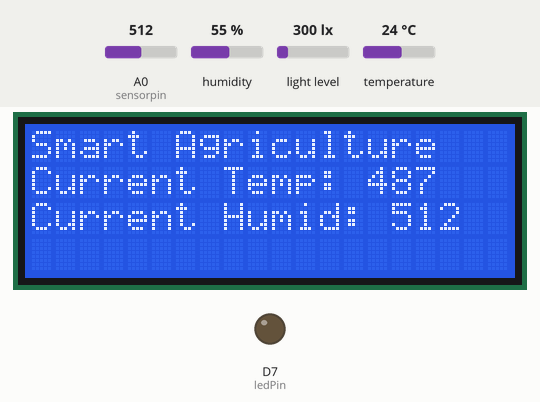
Bench run of a sketch on a simulated Arduino MKR. On the bench: 20×4 character LCD, output pins drawn as LEDs (lit = HIGH). Inputs (shaded band) come from the test bench; at power-on: A0 (sensorpin) = 512, humidity 55 %, light level 300 lx, temperature 24 °C. WiFi joins after 1.5 s; servers stay silent unless stated; no MQTT or app messages arrive unless stated; what the sketch prints to the serial monitor is not drawn.

Above: at 2.8 s.
2.9 s: A0 (sensorpin) set to 716
At 5.4 s:
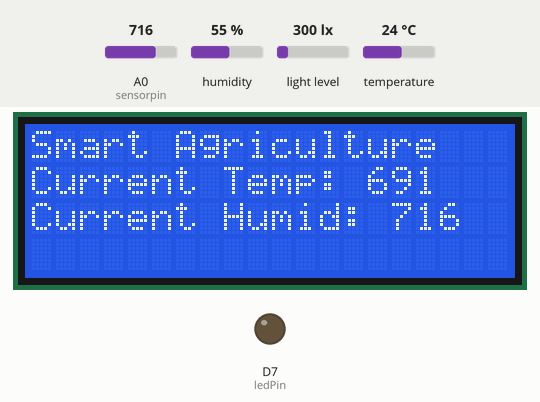
6.8 s: A0 (sensorpin) set to 992
At 8.5 s:
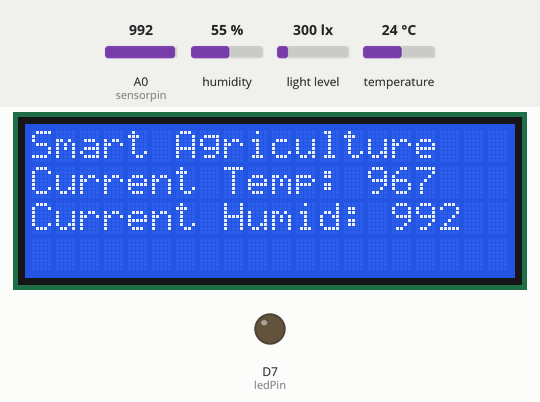
10.7 s: A0 (sensorpin) set to 306
At 11.7 s:
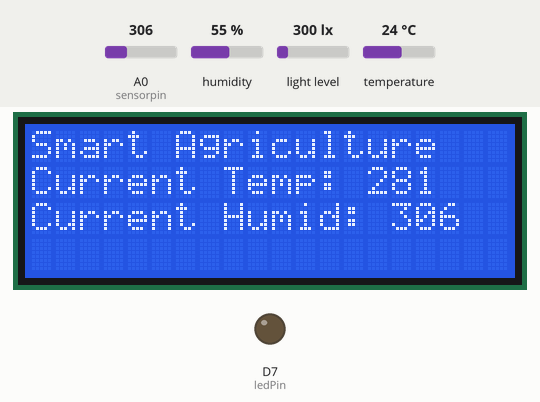
Timing chart, 0 to 13.7 s (numbered marks = the images above; inputs shaded):
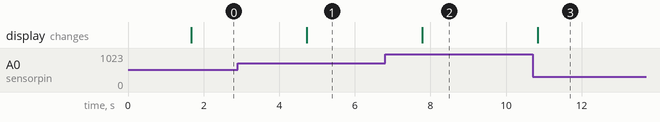

The sketch:

ArduinoMQTTRasp.ino
```cpp
#include <ArduinoMqttClient.h>
#include <WiFiNINA.h> // for MKR1000 change to: #include <WiFi101.h>
#include <DHT.h>
#include <BH1750.h>
#include <Wire.h>
#include <hd44780.h>
#include <hd44780ioClass/hd44780_I2Cexp.h>
hd44780_I2Cexp lcd;

#include "arduino_secrets.h"
///////please enter your sensitive data in the Secret tab/arduino_secrets.h
char ssid[] = SECRET_SSID;        // your network SSID (name)
char pass[] = SECRET_PASS;    // your network password (use for WPA, or use as key for WEP)
BH1750 lightMeter(0x6B);
float lux;
WiFiClient wifiClient;
MqttClient mqttClient(wifiClient);
const int LCD_COLS = 20;
const int LCD_ROWS = 4;
int sensorpin = A0;
int ledPin = 7;
int val = 0;

const char broker[] = "172.20.10.6";
int        port     = 1883;
const char topic[]  = "arduino/simple";

const long interval = 1000;
unsigned long previousMillis = 0;

int count = 0;

#define DHTPIN 2     // what pin we're connected to
#define DHTTYPE DHT22   // DHT 22  (AM2302)
DHT dht(DHTPIN, DHTTYPE);

unsigned long lastMillis = 0;

int lightVal;
float temperatureVal;
void setup() {
  //Initialize serial and wait for port to open:
  Serial.begin(9600);
  dht.begin();
  Wire.begin();
  lightMeter.begin();
  while (!Serial) {
    ; // wait for serial port to connect. Needed for native USB port only
  }
    pinMode(ledPin, OUTPUT);
  int status;
  status = lcd.begin(LCD_COLS, LCD_ROWS);

  // attempt to connect to Wifi network:
  Serial.print("Attempting to connect to WPA SSID: ");
  Serial.println(ssid);
  while (WiFi.begin(ssid, pass) != WL_CONNECTED) {
    // failed, retry
    Serial.print(".");
    delay(5000);
  }

  Serial.println("You're connected to the network");
  Serial.println(WiFi.localIP());

  // You can provide a unique client ID, if not set the library uses Arduino-millis()
  // Each client must have a unique client ID
  // mqttClient.setId("clientId");

  // You can provide a username and password for authentication
  // mqttClient.setUsernamePassword("username", "password");

  Serial.print("Attempting to connect to the MQTT broker: ");
  Serial.println(broker);

  if (!mqttClient.connect(broker, port)) {
    Serial.print("MQTT connection failed! Error code = ");
    Serial.println(mqttClient.connectError());

    while (1);
  }

  Serial.println("You're connected to the MQTT broker!");
  Serial.println();
}

void loop() {
  lcd.setCursor(0,0);
  lcd.print("Smart Agriculture");
  lcd.setCursor(0,1);

  val = analogRead(sensorpin);
  Serial.println(val);
  lcd.print("Current Temp: ");
  lcd.print(val-25);
  lcd.setCursor(0,2);
  lcd.print("Current Humid: ");
  lcd.print(val);

   lux = lightMeter.readLightLevel();
    //lightVal = analogRead(A4);
    temperatureVal = dht.readTemperature();
  // call poll() regularly to allow the library to send MQTT keep alives which
  // avoids being disconnected by the broker
  mqttClient.poll();

  // avoid having delays in loop, we'll use the strategy from BlinkWithoutDelay
  // see: File -> Examples -> 02.Digital -> BlinkWithoutDelay for more info
  unsigned long currentMillis = millis();

  if (currentMillis - previousMillis >= interval) {
    // save the last time a message was sent
    previousMillis = currentMillis;

    Serial.println("\nSending message to topic: ");
    Serial.println(topic);
    Serial.print("light:");
    Serial.print(val);
    Serial.print(", Temp: ");
    Serial.print(val-25);


    mqttClient.beginMessage(topic);
    mqttClient.print("light:");
    mqttClient.print(val);
    mqttClient.print(", Temp: ");
    mqttClient.print(val-25);
    mqttClient.endMessage();


  }
  delay(3000);
}
```

arduino_secrets.h
```cpp
// Fill in  your WiFi networks SSID and password
#define SECRET_SSID "wifiname"
#define SECRET_PASS "password"

// Fill in the hostname of your AWS IoT broker
#define SECRET_BROKER "Broker address here"

// Fill in the boards public certificate
const char SECRET_CERTIFICATE[] = R"(
-----BEGIN CERTIFICATE-----
Paste Certificate here
-----END CERTIFICATE-----
)";
```

Measured:
- after the input at 2.9 s, the display: changes after 1.8 s (image 1)
- after the input at 6.8 s, the display: changes after 0.98 s (image 2)
- after the input at 10.7 s, the display: changes after 0.14 s (image 3)
